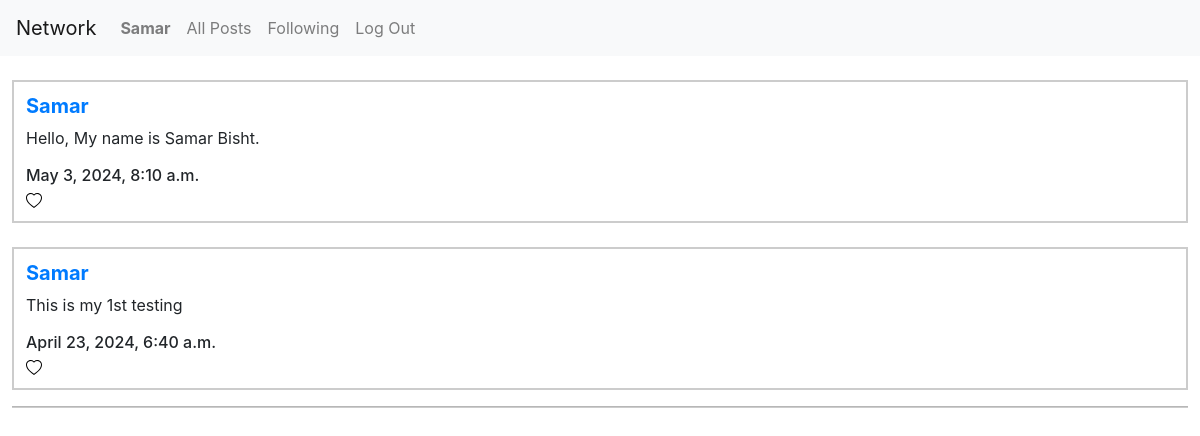
/following_post/2 (signed in), run on an earlier commit of the app's database.
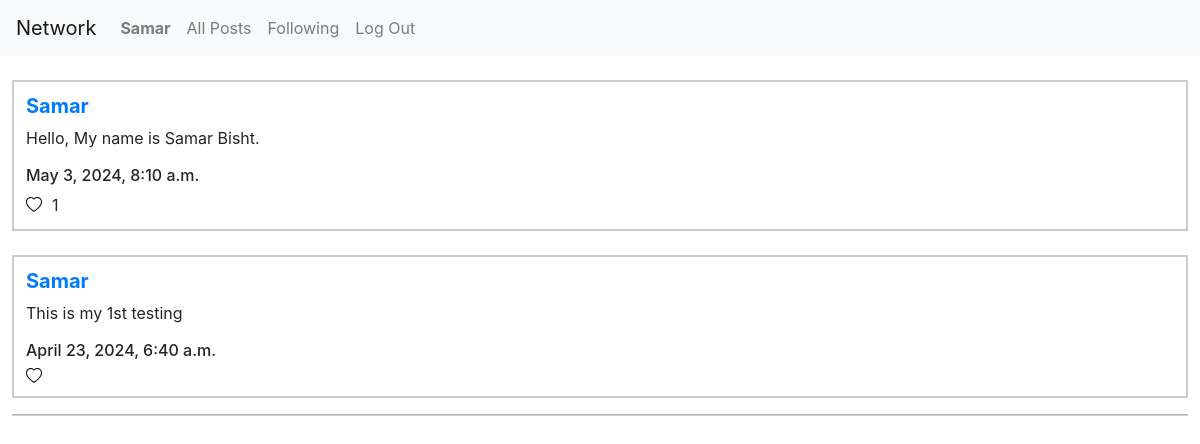
And on a later commit of the database.
### network/models.py (models this page shows, shortened)
class User(AbstractUser):
    profile_picture = models.CharField(max_length=10000, null=True)
    profile_name = models.CharField(max_length=50, null=True)

class Post(models.Model):
    user =  models.ForeignKey(User, on_delete=models.CASCADE, related_name="author")
    thought = models.CharField(max_length=10000)
    timestamp = models.DateTimeField(auto_now_add=True)
    likes = models.IntegerField(default=0)

### network/views.py (the view)
# urls.py: path("following_post/<int:user_id>",views.following_post,name="following_post"),
def following_post(request, user_id):
    current_user = User.objects.get(pk=user_id)
    following_people = Follow.objects.filter(user=current_user)
    all_posts = Post.objects.all().order_by("id").reverse()
    following_people_post = []
    for i in all_posts:
        for person in following_people:
            if person.user_following == i.user:
                following_people_post.append(i)
    paginator = Paginator(following_people_post, 10)
    page_number = request.GET.get('page')
    posts_of_the_page = paginator.get_page(page_number)
    all_likes = Like.objects.all()
    who_you_liked = []
    try:
        for i in all_likes:
            if i.user.id == request.user.id:
                who_you_liked.append(i.post.id)
    except:
        who_you_liked = []
    return render(request, "network/following_post.html", {
        "posts_of_the_page_placeholder": posts_of_the_page,
        "likes_placeholder": who_you_liked
    })

### network/templates/network/following_post.html (shortened to what this page needs)
{% extends "network/layout.html" %}
{% block body %}
    {% if user.is_authenticated %}
        {% for i in posts_of_the_page_placeholder %}
        <br>
            <div class="all_post">
                <h5><strong><a href="{% url 'profile' user_id=i.user.id %}">{{ i.user }}</a></strong></h5>
                <p>{{ i.thought }}</p>
                <h6 class="timestamp">{{ i.timestamp }}</h6>
                <div class="likes_count_container">
                    <button class="opaque-button" id="like_handler{{i.id}}" type="button" onclick="like_handler({{ i.id }})">
                    </button>
                    <p class="likes_count" id="likes_count{{i.id}}">
                        {% if i.likes != 0 %}
                            {{ i.likes }}
                        {% endif %}
                    </p>
                </div>
            </div>
        {% endfor %}
        <hr>
    {% endif %}
{% endblock %}

### network/templates/network/layout.html (shortened to what this page needs)
{% load static %}
<!DOCTYPE html>
<html lang="en">
    <head>
        <link rel="stylesheet" href="https://stackpath.bootstrapcdn.com/bootstrap/4.4.1/css/bootstrap.min.css">
        <link href="{% static 'network/styles.css' %}" rel="stylesheet">
    </head>
    <body>
        <nav class="navbar navbar-expand-lg navbar-light bg-light">
            <a class="navbar-brand" href="#">Network</a>
            <div>
              <ul class="navbar-nav mr-auto">
                {% if user.is_authenticated %}
                    <li class="nav-item">
                        <a class="nav-link" href="{% url 'profile' user_id=user.id %}"><strong>{{ user.username }}</strong></a>
                    </li>
                {% endif %}
                <li class="nav-item">
                  <a class="nav-link" href="{% url 'index' %}">All Posts</a>
                </li>
                {% if user.is_authenticated %}
                    <li class="nav-item">
                        <a class="nav-link" href="{% url 'following_post' user_id=user.id %}">Following</a>
                    </li>
                    <li class="nav-item">
                        <a class="nav-link" href="{% url 'logout' %}">Log Out</a>
                    </li>
                {% endif %}
              </ul>
            </div>
          </nav>
        <div class="body">
            {% block body %}
            {% endblock %}
        </div>
    </body>
</html>

### network/static/network/styles.css (style rules this page uses)
.all_post { width: 98%; border: 2px solid #ccc; margin: 0 auto; padding: 12px; }
hr { background-color: #ccc; width: 98%; height: 1px; }
.opaque-button { background-color: white; border: none; cursor: pointer; padding: 0%; display: flex; }
.likes_count_container { display: flex; align-items: center; gap: 10px; margin: 0%; }
.likes_count { margin: 0; font-size: 16px; }

What changed in the data, as far as the page shows it:
changed Post "Hello, My name is Samar Bisht.": likes (not shown) → "1"
